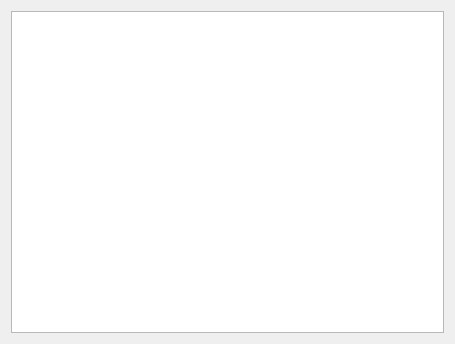
<?xml version="1.0" encoding="UTF-8"?>
<ui version="4.0">
 <class>ClientEventsComboBoxPopup</class>
 <widget class="QWidget" name="ClientEventsComboBoxPopup">
  <property name="geometry">
   <rect>
    <x>0</x>
    <y>0</y>
    <width>455</width>
    <height>344</height>
   </rect>
  </property>
  <property name="windowTitle">
   <string>Form</string>
  </property>
  <layout class="QGridLayout" name="gridLayout">
   <item row="0" column="0" colspan="2">
    <widget class="CTableView" name="tblClientEvents"/>
   </item>
  </layout>
 </widget>
 <customwidgets>
  <customwidget>
   <class>CTableView</class>
   <extends>QTableView</extends>
   <header>library/TableView.h</header>
  </customwidget>
 </customwidgets>
 <resources/>
 <connections/>
</ui>
